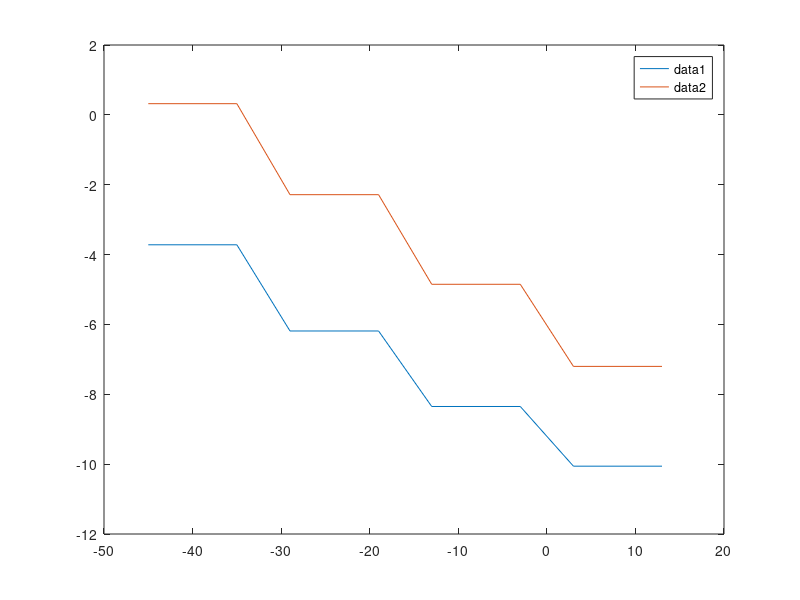

The MATLAB script that drew this image:
clear;clc; close all;
vertical=0;
lines=4;
gap=4.04;
z0= 0;
zGap=9.8;
a0= 0;
dropDensity=5;
if vertical
    x0= -4;
    y0= -2.5;
    b0= 180;
else
    x0= -45;
    y0= -1.7;
    b0=90;
end
c=0;
bOffset=-4.5;
b=b0+bOffset;
distance=16;
length=10;
file = fopen('9skewness.g','w');
fprintf(file,'%s\n','G28.2'); % print home
fprintf(file,'G1 X-4 Y-55 Z20 A0 B%6.3f F800 \n', b);
fprintf(file,'G1 X4 C0.032 \n');
fprintf(file,'G1 X-4 C0.000 \n');
target=ones(lines,4);
target=target.*[x0,y0,z0,a0];
target(:,4) = (0:15:45) ;
target0=target;

for r=1:lines %Number of divisions
    fprintf(file,'G1 A%6.3f B%6.3f F200 \n', target(r,4) , b);
    for i=1:2 %number of movements
        %print move to target for initialization
        if mod (i,2)
            target(r,1)= (target0(r,1)+(r-1)*distance);
            target(r,2)= target0(r,2)- sind(target(r,4)).*(zGap)- cosd(target(r,4)).*((gap./2));
            target(r,3)= target0(r,3) - sind(target(r,4)).*(gap/2)+cosd(target(r,4)).*(zGap);
            fprintf(file,'G1 X%6.3f Y%6.3f Z%6.3f \n',target(r,1),target(r,2),target(r,3));
            plty1((2*r-1),1)=target(r,1);
            plty1((2*r-1),2)=target(r,2);
            target(r,1)= (target0(r,1)+((r-1)*distance)+length);
            c=length*dropDensity/1000;
            plty1((2*r),1)=target(r,1);
            plty1((2*r),2)=target(r,2);
            
        else
            target(r,1)= (target0(r,1)+(r-1)*distance+length);
            target(r,2)= target0(r,2)- sind(target(r,4)).*(zGap)+ cosd(target(r,4)).*((gap./2));
            target(r,3)= target0(r,3) + sind(target(r,4)).*(gap/2)+cosd(target(r,4)).*(zGap);
            fprintf(file,'G1 X%6.3f Y%6.3f Z%6.3f \n',target(r,1),target(r,2),target(r,3));
            plty2((2*r),1)=target(r,1);
            plty2((2*r),2)=target(r,2);
            target(r,1)= (target0(r,1)+((r-1)*distance));
            
            plty2((2*r-1),1)=target(r,1);
            plty2((2*r-1),2)=target(r,2);
            c=0;
            
        end
        fprintf(file,'G1 X%6.3f C%6.3f \n',target(r,1),c);
    end
end

fprintf(file,'G1 Y95 A0.000 B%6.3f F900',bOffset+90);
plot(plty1(:,1),plty1(:,2),plty2(:,1),plty2(:,2));hold on;
fclose(file);
target
plty1
plty2
legend('show')